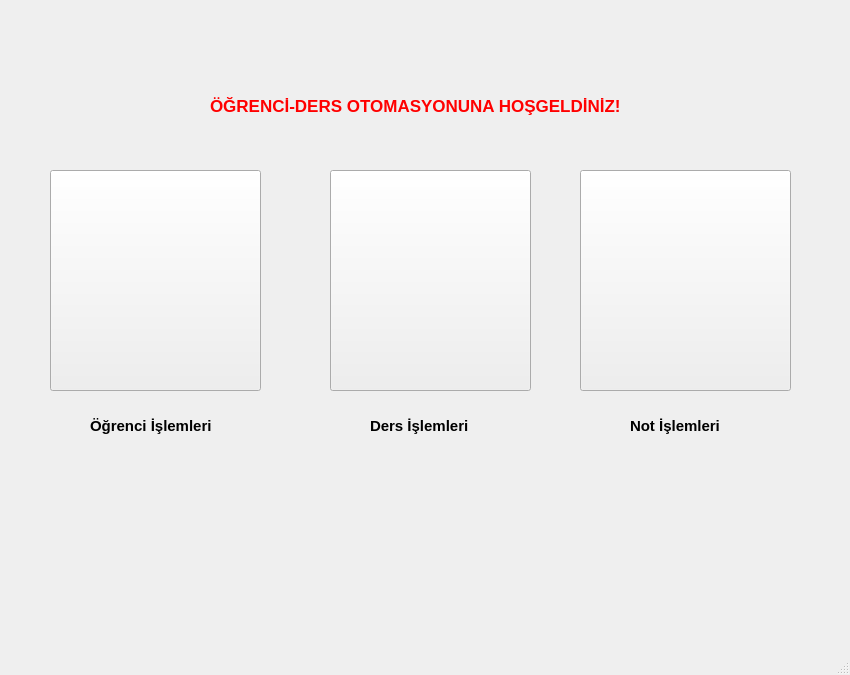
<?xml version="1.0" encoding="UTF-8"?>
<ui version="4.0">
 <class>MainWindow</class>
 <widget class="QMainWindow" name="MainWindow">
  <property name="geometry">
   <rect>
    <x>0</x>
    <y>0</y>
    <width>850</width>
    <height>675</height>
   </rect>
  </property>
  <property name="windowTitle">
   <string>MainWindow</string>
  </property>
  <widget class="QWidget" name="centralwidget">
   <widget class="QLabel" name="label">
    <property name="geometry">
     <rect>
      <x>210</x>
      <y>80</y>
      <width>551</width>
      <height>51</height>
     </rect>
    </property>
    <property name="palette">
     <palette>
      <active>
       <colorrole role="WindowText">
        <brush brushstyle="SolidPattern">
         <color alpha="255">
          <red>255</red>
          <green>0</green>
          <blue>0</blue>
         </color>
        </brush>
       </colorrole>
      </active>
      <inactive>
       <colorrole role="WindowText">
        <brush brushstyle="SolidPattern">
         <color alpha="255">
          <red>255</red>
          <green>0</green>
          <blue>0</blue>
         </color>
        </brush>
       </colorrole>
      </inactive>
      <disabled>
       <colorrole role="WindowText">
        <brush brushstyle="SolidPattern">
         <color alpha="255">
          <red>120</red>
          <green>120</green>
          <blue>120</blue>
         </color>
        </brush>
       </colorrole>
      </disabled>
     </palette>
    </property>
    <property name="font">
     <font>
      <pointsize>13</pointsize>
      <weight>75</weight>
      <bold>true</bold>
     </font>
    </property>
    <property name="text">
     <string>ÖĞRENCİ-DERS OTOMASYONUNA HOŞGELDİNİZ!</string>
    </property>
   </widget>
   <widget class="QPushButton" name="btn_ogrenci">
    <property name="geometry">
     <rect>
      <x>50</x>
      <y>170</y>
      <width>211</width>
      <height>221</height>
     </rect>
    </property>
    <property name="styleSheet">
     <string notr="true">border-image: url(:/AnaEkran/images/ogr.jpg);</string>
    </property>
    <property name="text">
     <string/>
    </property>
   </widget>
   <widget class="QPushButton" name="btn_ders">
    <property name="geometry">
     <rect>
      <x>330</x>
      <y>170</y>
      <width>201</width>
      <height>221</height>
     </rect>
    </property>
    <property name="styleSheet">
     <string notr="true">border-image: url(:/AnaEkran/images/ders.jpg);</string>
    </property>
    <property name="text">
     <string/>
    </property>
   </widget>
   <widget class="QPushButton" name="btn_not">
    <property name="geometry">
     <rect>
      <x>580</x>
      <y>170</y>
      <width>211</width>
      <height>221</height>
     </rect>
    </property>
    <property name="styleSheet">
     <string notr="true">border-image: url(:/AnaEkran/images/notlar.jpg);</string>
    </property>
    <property name="text">
     <string/>
    </property>
   </widget>
   <widget class="QLabel" name="label_2">
    <property name="geometry">
     <rect>
      <x>90</x>
      <y>410</y>
      <width>151</width>
      <height>31</height>
     </rect>
    </property>
    <property name="font">
     <font>
      <pointsize>11</pointsize>
      <weight>75</weight>
      <bold>true</bold>
     </font>
    </property>
    <property name="text">
     <string>Öğrenci İşlemleri</string>
    </property>
   </widget>
   <widget class="QLabel" name="label_3">
    <property name="geometry">
     <rect>
      <x>370</x>
      <y>410</y>
      <width>131</width>
      <height>31</height>
     </rect>
    </property>
    <property name="font">
     <font>
      <pointsize>11</pointsize>
      <weight>75</weight>
      <bold>true</bold>
     </font>
    </property>
    <property name="text">
     <string>Ders İşlemleri</string>
    </property>
   </widget>
   <widget class="QLabel" name="label_4">
    <property name="geometry">
     <rect>
      <x>630</x>
      <y>410</y>
      <width>121</width>
      <height>31</height>
     </rect>
    </property>
    <property name="font">
     <font>
      <pointsize>11</pointsize>
      <weight>75</weight>
      <bold>true</bold>
     </font>
    </property>
    <property name="text">
     <string>Not İşlemleri</string>
    </property>
   </widget>
  </widget>
  <widget class="QMenuBar" name="menubar">
   <property name="geometry">
    <rect>
     <x>0</x>
     <y>0</y>
     <width>850</width>
     <height>26</height>
    </rect>
   </property>
  </widget>
  <widget class="QStatusBar" name="statusbar"/>
 </widget>
 <resources/>
 <connections/>
</ui>
